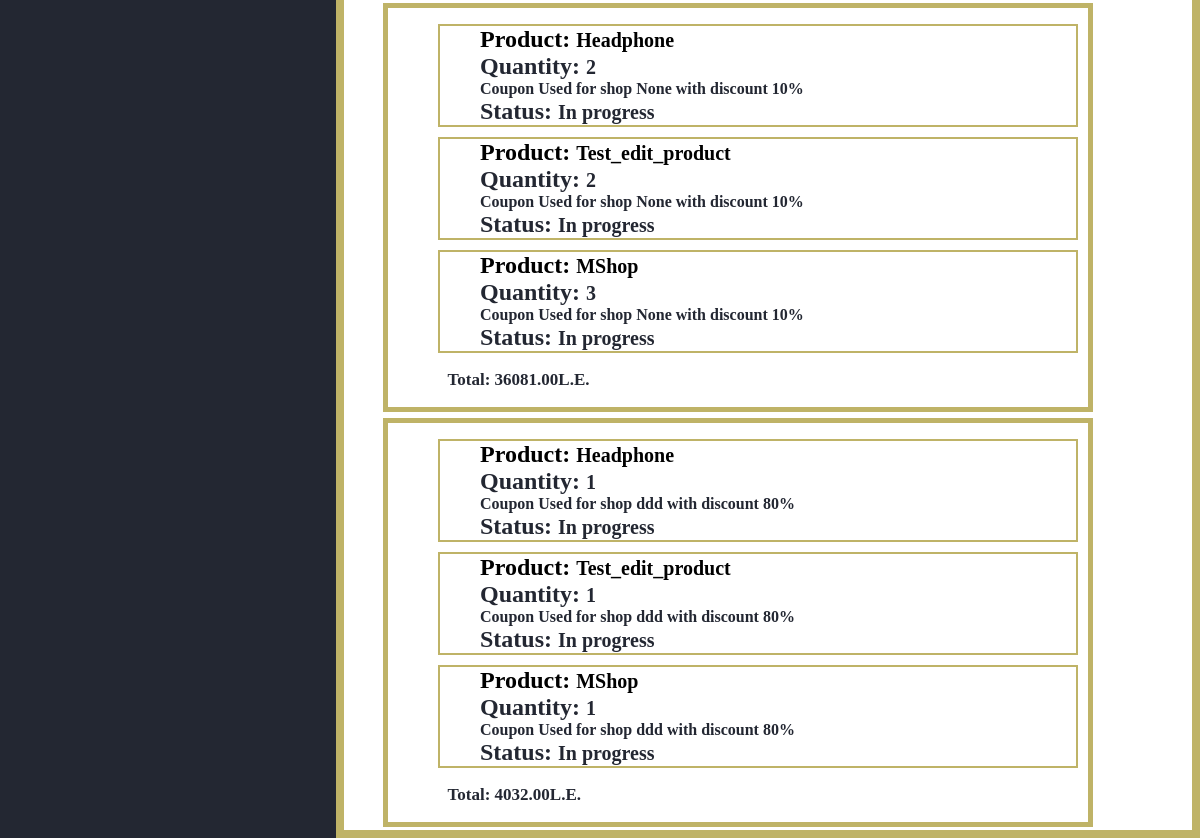
Before: /orders/ (signed in, lower part) with the older database file.
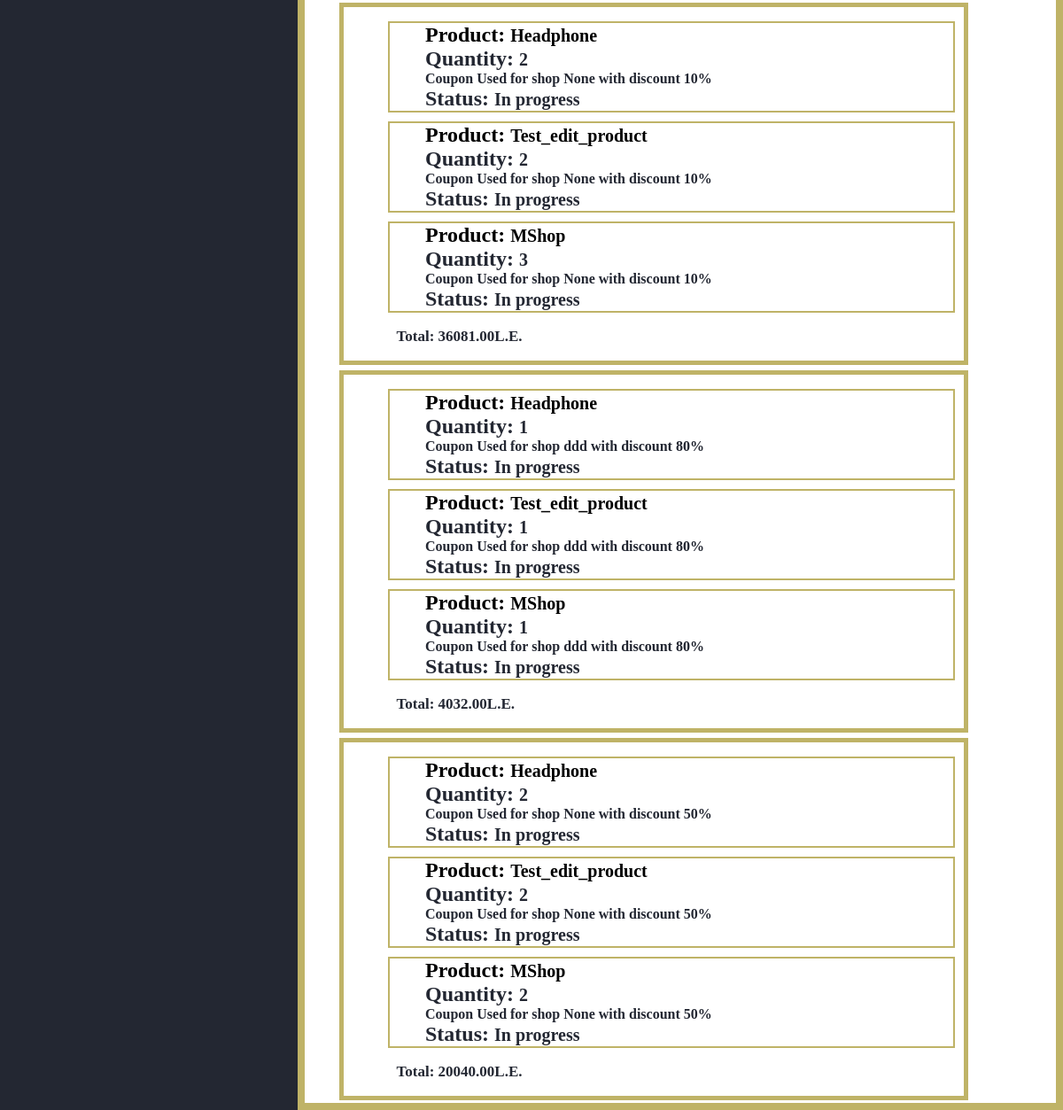
After: the same page with the newer database file.
### users/models.py (models this page shows, shortened)
class InCart(models.Model):
    product = models.ForeignKey('products.Product',on_delete=models.CASCADE,null=True,default=None)
    quantity = models.PositiveSmallIntegerField(default=1)

class Order(models.Model):
    id = models.UUIDField(primary_key=True, default=uuid.uuid4, editable=False)
    products = models.ManyToManyField('users.InCart', related_name="ordered_products")
    is_delivered = models.BooleanField(default=False)
    is_ordered = models.BooleanField(default=False)
    bill = models.FloatField(default=0.0)
    coupon = models.ForeignKey('shop.Coupon',on_delete=models.SET_NULL,null=True,blank=True)
    created = models.DateTimeField(auto_now=True)
    class Meta:
        ordering = ['created']

### products/models.py (models this page shows, shortened)
class Product(models.Model):
    id = models.UUIDField(primary_key=True, default=uuid.uuid4, editable=False)
    name = models.CharField(max_length=100)
    price = models.DecimalField(max_digits=7,decimal_places=2)
    description = models.TextField(blank=True)
    remaininginstock = models.PositiveSmallIntegerField(default=1)
    featured = models.BooleanField(default=False)
    image = models.ImageField(null=True,blank=True,upload_to='product_images/')
    shop = models.ForeignKey('shop.Shop',on_delete=models.CASCADE)
    reviews = models.ManyToManyField(Review, blank=True, related_name="reviews")

### shop/models.py (models this page shows, shortened)
class Coupon(models.Model):
    name = models.CharField(max_length=30)
    code = models.CharField(max_length=25)
    activated = models.BooleanField()
    discount = models.PositiveSmallIntegerField()
    shop = models.ForeignKey('shop.Shop',on_delete=models.CASCADE,null=True,blank=True)
    created = models.DateTimeField(auto_now=True)
    coupon_types = [('shop','shop'),('event','event'),('user','user')]
    coupon_type = models.CharField(max_length=5,choices=coupon_types,default='shop')

class Shop(models.Model):
    name = models.CharField(max_length=30)
    description = models.TextField(max_length=100)
    address = models.TextField(max_length=100,)
    products = models.ManyToManyField(Product, blank=True, related_name="products")
    coupons = models.ManyToManyField('shop.Coupon',blank=True,default=None,related_name='shop_coupons')
    orders = models.ManyToManyField('users.Order',blank=True,default=None,related_name='shop_orders')
    featured = models.BooleanField(default=False)
    def __str__(self):
        return f"{self.name}"

### users/views.py (the view)
# urls.py: path('orders/',views.orders,name='shop_orders')
@login_required
def orders(request):
    preferred_currency=get_preffered_currency(request)
    currency_ratio=get_currency_ratio(request)
    return render(request,'users/orders.html',{
        'orders':request.user.orders.all(),
        'currency_ratio':currency_ratio,
        'currency_symbol':currency_symbols[preferred_currency]
        })

### users/views.py (called while the page is built)
def get_currency_ratio(request):
    if not request.user.is_authenticated:
        return 1
    preferred_currency=request.user.preferred_currency
    if preferred_currency=='EGP':
        return 1
    else:
        return requests.get('https://free.currconv.com/api/v7/convert',{'apiKey':config('API_KEY'),'q':'EGP'+'_'+preferred_currency,'compact':'ultra'}).json()['EGP'+'_'+preferred_currency]

def get_preffered_currency(request):
    if not request.user.is_authenticated:
        return 'EGP'
    return request.user.preferred_currency

### users/templates/users/orders.html (shortened to what this page needs)
{% extends 'users/layout.html' %}
{% load mathfilters%}
{% block body %}
<div id="items">
  <div class="itemscontainer">
    {% for order in orders %}
      <div class="item">
          <ol>
            {% for product in order.products.all %}
              <ul style="border:2px solid #BFB367; margin:10px; list-style-type:none;">
                <li><a href="{% url 'productpage' product.product.id %}"><h2 style="display:inline;">Product: </h2><span style="font-size:20px;">{{product.product.name}}</span></a></li>
                <li><h2 style="display:inline;">Quantity: </h2> <span style="font-size: 20px;">{{product.quantity}}</span></li>
              {% if order.coupon %}
                <li> Coupon Used for shop {{order.coupon.shop}} with discount {{order.coupon.discount}}%</li>
              {% endif %}
                <li><h2 style="display:inline;">Status: </h2><span style="font-size: 20px;">{% if order.is_delivered %}Delivered{% else %}In progress{% endif %}</span></li>
              </ul>
            {% endfor %}
          </ol>
          <p>Total: {{order.bill|mul:currency_ratio|floatformat:2}}{{currency_symbol}}</p>
      </div>
    {% endfor %}
  </div>
</div>
{% endblock %}

Changed rows visible on the page:
added Order: coupon.shop "None", coupon.discount "50", bill|mul "20040.00", currency_symbol "L.E."
added InCart: product.name "Headphone", quantity "2", shown under "20040.00"
added InCart: product.name "Test_edit_product", quantity "2", shown under "20040.00"
added InCart: product.name "MShop", quantity "2", shown under "20040.00"
